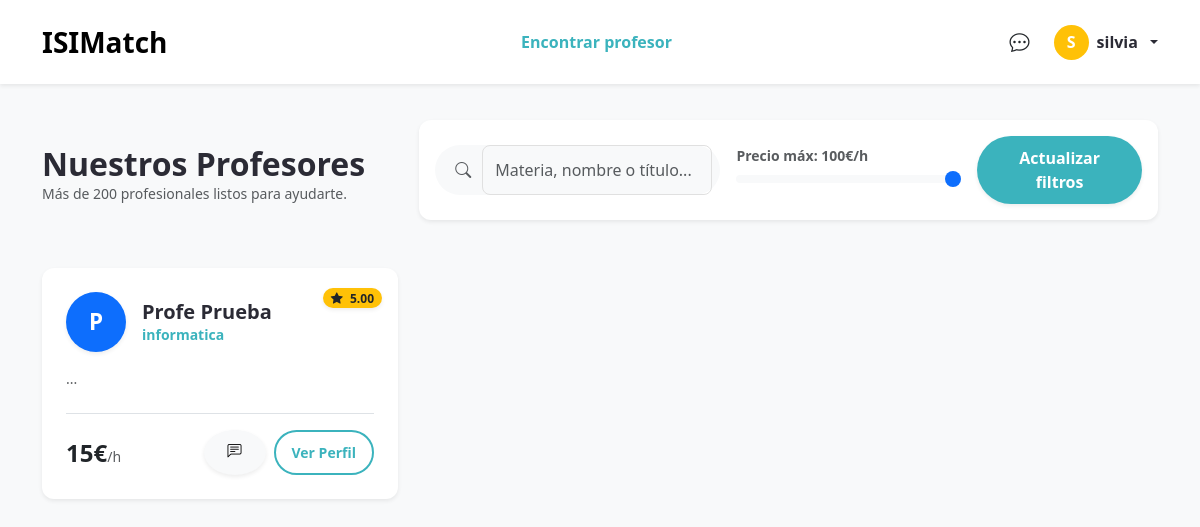
The page /VIEWS/catalogo.php (signed in) on the database its author committed.
### tables this page shows
CREATE TABLE `profesores_detalles` (
  `usuario_id` int(11) NOT NULL,
  `titulo_profesional` varchar(100) DEFAULT 'Profesor en ISIMatch',
  `bio` text DEFAULT NULL,
  `tarifa_hora` decimal(10,2) DEFAULT 15.00,
  `linkedin_url` varchar(255) DEFAULT NULL,
  `valoracion_media` decimal(3,2) DEFAULT 5.00,
  `total_resenas` int(11) DEFAULT 0,
  `idiomas` varchar(255) DEFAULT 'Español',
  `tiempo_respuesta` varchar(100) DEFAULT 'menos de 1h'
);

CREATE TABLE `usuarios` (
  `id` int(11) NOT NULL,
  `nombre` varchar(50) NOT NULL,
  `apellidos` varchar(50) NOT NULL,
  `email` varchar(100) NOT NULL,
  `password_hash` varchar(255) NOT NULL,
  `telefono` varchar(20) DEFAULT NULL,
  `rol` enum('alumno','profesor') NOT NULL,
  `anio_nacimiento` int(11) DEFAULT NULL,
  `fecha_registro` timestamp NOT NULL DEFAULT current_timestamp()
);

### VIEWS/catalogo.php (the view, shortened to what this page needs)
<?php
include '../PHP/conexion.php';
$esta_logueado = isset($_SESSION['usuario_id']);
$nombre_usuario = $esta_logueado ? htmlspecialchars($_SESSION['nombre']) : '';
$letra_usuario = $esta_logueado ? strtoupper(substr($nombre_usuario, 0, 1)) : 'U';
$busqueda = isset($_GET['q']) ? $conn->real_escape_string($_GET['q']) : '';
$precio_max = isset($_GET['precio']) ? (int)$_GET['precio'] : 100;
$sql_base = "SELECT u.id, u.nombre, u.apellidos, pd.titulo_profesional, pd.tarifa_hora, pd.bio, pd.valoracion_media
             FROM usuarios u
             LEFT JOIN profesores_detalles pd ON u.id = pd.usuario_id
             WHERE u.rol = 'profesor'";
$sql_base .= " AND pd.tarifa_hora <= $precio_max";
$sql_base .= " ORDER BY pd.valoracion_media DESC, u.id DESC";
$res = $conn->query($sql_base);
?>
<!doctype html>
<html lang="es">
<head>
    <link href="https://cdn.jsdelivr.net/npm/bootstrap@5.3.0/dist/css/bootstrap.min.css" rel="stylesheet" />
    <link rel="stylesheet" href="https://cdn.jsdelivr.net/npm/bootstrap-icons@1.10.0/font/bootstrap-icons.css" />
    <link rel="stylesheet" href="../CSS/style.css"/>
</head>
<body class="bg-light">
    <nav class="navbar navbar-expand-lg fixed-top py-3 bg-white shadow-sm">
      <div class="container">
        <a class="navbar-brand fw-bold fs-3" href="../index.php">ISIMatch</a>
        <div class="collapse navbar-collapse justify-content-center">
          <ul class="navbar-nav gap-3">
            <li class="nav-item">
                <a class="nav-link fw-bold text-primary-custom" href="catalogo.php">Encontrar profesor</a>
            </li>
          </ul>
        </div>
        <div class="d-flex align-items-center gap-3">
          <?php if($esta_logueado): ?>
            <a href="mensajes.php" class="text-dark position-relative me-2">
                <i class="bi bi-chat-dots fs-5"></i>
            </a>
            <div class="dropdown">
              <a class="nav-link dropdown-toggle d-flex align-items-center gap-2" href="#" role="button" data-bs-toggle="dropdown">
                <div class="rounded-circle bg-warning text-white d-flex align-items-center justify-content-center fw-bold" style="width:35px; height:35px;">
                    <?php echo $letra_usuario; ?>
                </div>
                <span class="fw-bold d-none d-md-inline"><?php echo $nombre_usuario; ?></span>
              </a>
            </div>
          <?php else: ?>
            <a href="login.php" class="btn btn-outline-custom btn-sm rounded-pill px-3">Entrar</a>
            <a href="registro.php" class="btn btn-primary-custom btn-sm rounded-pill px-3">Registrarse</a>
          <?php endif; ?>
        </div>
      </div>
    </nav>
    <div class="container" style="margin-top: 120px; margin-bottom: 50px;">
      <div class="row mb-5 align-items-end g-3">
          <div class="col-lg-4">
              <h2 class="fw-bold mb-0">Nuestros Profesores</h2>
              <p class="text-muted small">Más de 200 profesionales listos para ayudarte.</p>
          </div>
          <div class="col-lg-8">
              <form action="catalogo.php" method="GET" class="card p-3 border-0 shadow-sm rounded-4">
                  <div class="row g-3 align-items-center">
                      <div class="col-md-5">
                          <div class="input-group bg-light rounded-pill px-2">
                              <span class="input-group-text bg-transparent border-0 text-muted"><i class="bi bi-search"></i></span>
                              <input type="text" name="q" class="form-control bg-transparent border-0" placeholder="Materia, nombre o título..." value="<?php echo htmlspecialchars($busqueda); ?>">
                          </div>
                      </div>
                      <div class="col-md-4">
                          <label class="form-label small fw-bold mb-0 text-muted">Precio máx: <span id="priceLabel"><?php echo $precio_max; ?></span>€/h</label>
                          <input type="range" name="precio" class="form-range custom-range" min="5" max="100" step="5" value="<?php echo $precio_max; ?>" oninput="document.getElementById('priceLabel').innerText = this.value">
                      </div>
                      <div class="col-md-3">
                          <button type="submit" class="btn btn-primary-custom w-100 rounded-pill fw-bold shadow-sm">Actualizar filtros</button>
                      </div>
                  </div>
              </form>
          </div>
      </div>
      <div class="row g-4">
        <?php
        if ($res && $res->num_rows > 0) {
            while($profe = $res->fetch_assoc()) {
                $inicial = strtoupper(substr($profe['nombre'], 0, 1));
                $tarifa = number_format($profe['tarifa_hora'] ?? 15, 0);
                $rating = $profe['valoracion_media'] ?? '5.0';
                ?>
                <div class="col-md-6 col-lg-4">
                  <div class="card card-custom h-100 p-4 border-0 shadow-sm rounded-4 position-relative transition-hover">
                    <div class="position-absolute top-0 end-0 p-3">
                        <span class="badge bg-warning text-dark rounded-pill px-2 py-1 shadow-sm">
                            <i class="bi bi-star-fill me-1"></i> <?php echo $rating; ?>
                        </span>
                    </div>
                    <div class="d-flex gap-3 align-items-center mb-3">
                      <div class="rounded-circle bg-primary text-white d-flex align-items-center justify-content-center fw-bold shadow-sm" style="width:60px; height:60px; font-size: 1.4rem;">
                        <?php echo $inicial; ?>
                      </div>
                      <div class="overflow-hidden">
                        <h5 class="mb-0 fw-bold text-truncate"><?php echo htmlspecialchars($profe['nombre'] . " " . $profe['apellidos']); ?></h5>
                        <small class="text-primary-custom fw-bold text-truncate d-block">
                            <?php echo htmlspecialchars($profe['titulo_profesional'] ?? 'Tutor ISIMatch'); ?>
                        </small>
                      </div>
                    </div>
                    <p class="text-muted small mb-4">
                        <?php
                        $bio_corta = $profe['bio'] ?? 'Este profesor está terminando de configurar su biografía para darte el mejor servicio.';
                        echo htmlspecialchars(substr($bio_corta, 0, 110)) . '...';
                        ?>
                    </p>
                    <div class="mt-auto pt-3 border-top d-flex justify-content-between align-items-center">
                      <div>
                          <span class="fw-bold fs-4"><?php echo $tarifa; ?>€</span><small class="text-muted">/h</small>
                      </div>
                      <div class="d-flex gap-2">
                          <a href="mensajes.php?con=<?php echo $profe['id']; ?>" class="btn btn-light btn-sm rounded-circle shadow-sm" title="Enviar mensaje">
                              <i class="bi bi-chat-left-text"></i>
                          </a>
                          <a href="ficha-profesor.php?id=<?php echo $profe['id']; ?>" class="btn btn-outline-custom btn-sm rounded-pill px-3 fw-bold">Ver Perfil</a>
                      </div>
                    </div>
                  </div>
                </div>
                <?php
            }
        }
        ?>
      </div>
    </div>
</body>
</html>

### CSS/style.css (style rules this page uses)
:root { --primary-color: #3bb3bd; --primary-hover: #2da1ab; --secondary-color: #ffc947; --text-dark: #2b2b35; --text-muted: #6f757b; --bg-light: #f5f7f9; --white: #ffffff; --shadow-sm: 0 2px 8px rgba(0, 0, 0, 0.08); --shadow-md: 0 4px 16px rgba(0, 0, 0, 0.12); --radius: 12px; }
body { font-family: "Segoe UI", Roboto, Helvetica, Arial, sans-serif; color: var(--text-dark); background-color: var(--bg-light); }
h1, h2, h3, h4, h5, h6 { font-weight: 700; color: var(--text-dark); }
.text-primary-custom { color: var(--primary-color); }
.btn { border-radius: 8px; font-weight: 600; padding: 10px 24px; transition: all 0.3s ease; border: none; }
.btn-primary-custom { background-color: var(--primary-color); color: white; }
.btn-outline-custom { border: 2px solid var(--primary-color); color: var(--primary-color); background: transparent; }
.card, .card-custom { background-color: var(--white); border: none !important; border-radius: var(--radius) !important; box-shadow: var(--shadow-sm); transition: transform 0.3s ease, box-shadow 0.3s ease; }
.form-control, .form-select { border-radius: 8px !important; border: 1px solid #e0e0e0 !important; padding: 12px; }
.navbar { background-color: var(--white) !important; box-shadow: 0 2px 4px rgba(0, 0, 0, 0.05); }

### rows shown on the page
profesores_detalles: valoracion_media "5.00", usuario_id.nombre "P", usuario_id.apellidos "Profe Prueba", titulo_profesional "informatica", tarifa_hora "15"

### other values the page prints
$letra_usuario "S"
$nombre_usuario "silvia"
$precio_max "100"
